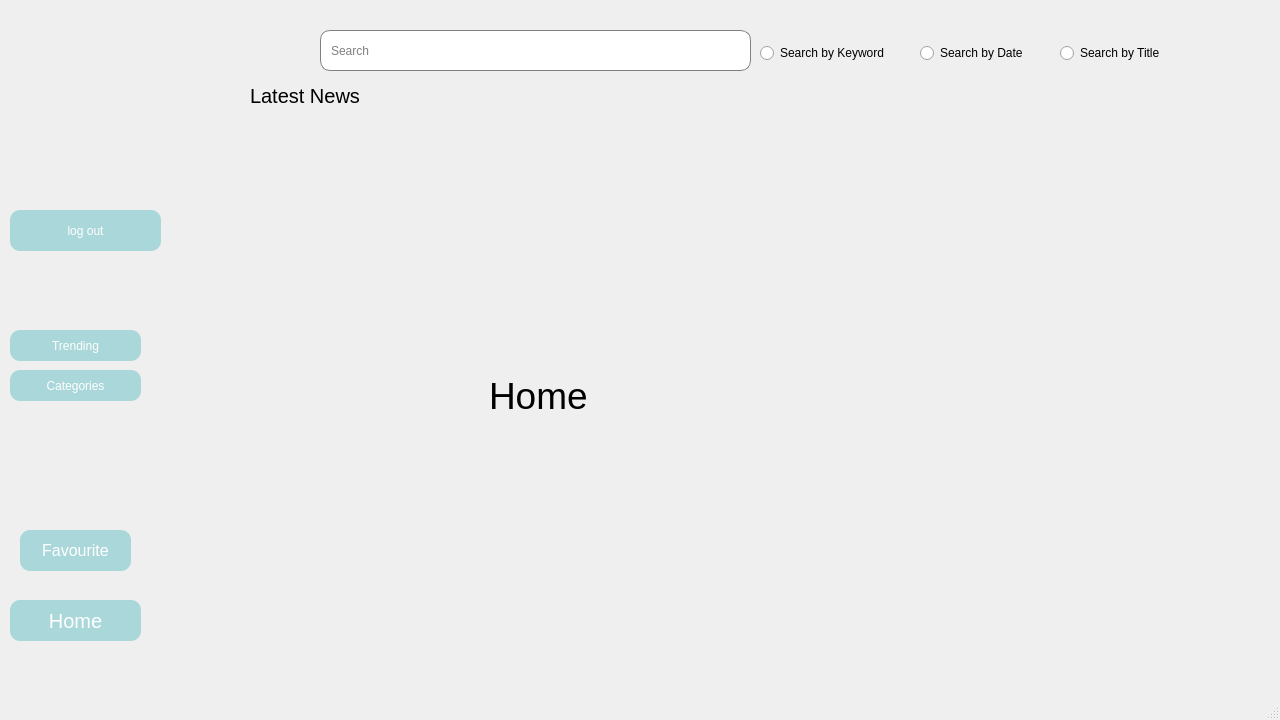
<?xml version="1.0" encoding="UTF-8"?>
<ui version="4.0">
 <class>UserWindow</class>
 <widget class="QMainWindow" name="UserWindow">
  <property name="geometry">
   <rect>
    <x>0</x>
    <y>0</y>
    <width>1280</width>
    <height>720</height>
   </rect>
  </property>
  <property name="windowTitle">
   <string>MainWindow</string>
  </property>
  <widget class="QWidget" name="centralwidget">
   <widget class="QPushButton" name="Trending">
    <property name="geometry">
     <rect>
      <x>10</x>
      <y>330</y>
      <width>131</width>
      <height>31</height>
     </rect>
    </property>
    <property name="styleSheet">
     <string notr="true">        QPushButton {  border-radius: 10px; background-color:#AAD7D9;
color:white;}
QPushButton:pressed {  background-color: #92C7CF;color:white;}
</string>
    </property>
    <property name="text">
     <string>Trending</string>
    </property>
   </widget>
   <widget class="QPushButton" name="search">
    <property name="geometry">
     <rect>
      <x>690</x>
      <y>20</y>
      <width>71</width>
      <height>61</height>
     </rect>
    </property>
    <property name="styleSheet">
     <string notr="true">QPushButton {
  qproperty-icon: url(:/image/icons8-search-30.png);
    border: none;
}

</string>
    </property>
    <property name="text">
     <string/>
    </property>
    <property name="iconSize">
     <size>
      <width>200</width>
      <height>200</height>
     </size>
    </property>
   </widget>
   <widget class="QLabel" name="label_4">
    <property name="geometry">
     <rect>
      <x>250</x>
      <y>80</y>
      <width>171</width>
      <height>31</height>
     </rect>
    </property>
    <property name="font">
     <font>
      <pointsize>15</pointsize>
     </font>
    </property>
    <property name="text">
     <string>Latest News </string>
    </property>
   </widget>
   <widget class="QRadioButton" name="keyword">
    <property name="geometry">
     <rect>
      <x>760</x>
      <y>40</y>
      <width>161</width>
      <height>26</height>
     </rect>
    </property>
    <property name="text">
     <string>Search by Keyword</string>
    </property>
   </widget>
   <widget class="QPushButton" name="Home">
    <property name="geometry">
     <rect>
      <x>10</x>
      <y>600</y>
      <width>131</width>
      <height>41</height>
     </rect>
    </property>
    <property name="font">
     <font>
      <pointsize>15</pointsize>
     </font>
    </property>
    <property name="styleSheet">
     <string notr="true">        QPushButton {  border-radius: 10px; background-color:#AAD7D9;
color:white;}
QPushButton:pressed {  background-color: #92C7CF;color:white;}
</string>
    </property>
    <property name="text">
     <string>Home</string>
    </property>
   </widget>
   <widget class="QPushButton" name="favourote">
    <property name="geometry">
     <rect>
      <x>20</x>
      <y>530</y>
      <width>111</width>
      <height>41</height>
     </rect>
    </property>
    <property name="font">
     <font>
      <pointsize>12</pointsize>
     </font>
    </property>
    <property name="styleSheet">
     <string notr="true">        QPushButton {  border-radius: 10px; background-color:#AAD7D9;
color:white;}
QPushButton:pressed {  background-color: #92C7CF;color:white;}
</string>
    </property>
    <property name="text">
     <string>Favourite</string>
    </property>
   </widget>
   <widget class="QRadioButton" name="Title">
    <property name="geometry">
     <rect>
      <x>1060</x>
      <y>40</y>
      <width>131</width>
      <height>26</height>
     </rect>
    </property>
    <property name="text">
     <string>Search by Title</string>
    </property>
   </widget>
   <widget class="QStackedWidget" name="stackedWidget">
    <property name="geometry">
     <rect>
      <x>189</x>
      <y>120</y>
      <width>1061</width>
      <height>521</height>
     </rect>
    </property>
    <property name="currentIndex">
     <number>0</number>
    </property>
    <widget class="QWidget" name="page">
     <widget class="QLabel" name="label">
      <property name="geometry">
       <rect>
        <x>300</x>
        <y>240</y>
        <width>441</width>
        <height>71</height>
       </rect>
      </property>
      <property name="font">
       <font>
        <pointsize>28</pointsize>
       </font>
      </property>
      <property name="text">
       <string>Home</string>
      </property>
     </widget>
    </widget>
    <widget class="QWidget" name="page_4"/>
    <widget class="QWidget" name="page_2">
     <widget class="QLabel" name="label_2">
      <property name="geometry">
       <rect>
        <x>420</x>
        <y>130</y>
        <width>411</width>
        <height>91</height>
       </rect>
      </property>
      <property name="font">
       <font>
        <pointsize>28</pointsize>
       </font>
      </property>
      <property name="text">
       <string>Categories</string>
      </property>
     </widget>
    </widget>
    <widget class="QWidget" name="page_3">
     <widget class="QLabel" name="label_3">
      <property name="geometry">
       <rect>
        <x>350</x>
        <y>220</y>
        <width>491</width>
        <height>71</height>
       </rect>
      </property>
      <property name="font">
       <font>
        <pointsize>28</pointsize>
       </font>
      </property>
      <property name="text">
       <string>News information</string>
      </property>
     </widget>
    </widget>
   </widget>
   <widget class="QLineEdit" name="lineEdit">
    <property name="geometry">
     <rect>
      <x>320</x>
      <y>30</y>
      <width>431</width>
      <height>41</height>
     </rect>
    </property>
    <property name="styleSheet">
     <string notr="true">/*QLineEdit { 
    border-radius: 15px; 
    border: 1px solid #cccccc;
    padding: 2px;
}*/
QLineEdit {
  border: 1px solid gray;
  border-radius: 10px;
  padding: 0 8px;
  background: white;
}
</string>
    </property>
    <property name="text">
     <string/>
    </property>
    <property name="placeholderText">
     <string>Search </string>
    </property>
   </widget>
   <widget class="QPushButton" name="Categories">
    <property name="geometry">
     <rect>
      <x>10</x>
      <y>370</y>
      <width>131</width>
      <height>31</height>
     </rect>
    </property>
    <property name="styleSheet">
     <string notr="true">        QPushButton {  border-radius: 10px; background-color:#AAD7D9;
color:white;}
QPushButton:pressed {  background-color: #92C7CF;color:white;}
</string>
    </property>
    <property name="text">
     <string>Categories</string>
    </property>
   </widget>
   <widget class="QRadioButton" name="Date">
    <property name="geometry">
     <rect>
      <x>920</x>
      <y>40</y>
      <width>131</width>
      <height>26</height>
     </rect>
    </property>
    <property name="text">
     <string>Search by Date</string>
    </property>
   </widget>
   <widget class="QPushButton" name="logout_btn">
    <property name="geometry">
     <rect>
      <x>10</x>
      <y>210</y>
      <width>151</width>
      <height>41</height>
     </rect>
    </property>
    <property name="styleSheet">
     <string notr="true">        QPushButton {  border-radius: 10px; background-color:#AAD7D9;
color:white;}
QPushButton:pressed {  background-color: #92C7CF;color:white;}
</string>
    </property>
    <property name="text">
     <string>log out</string>
    </property>
   </widget>
   <zorder>Trending</zorder>
   <zorder>label_4</zorder>
   <zorder>keyword</zorder>
   <zorder>Home</zorder>
   <zorder>favourote</zorder>
   <zorder>Title</zorder>
   <zorder>stackedWidget</zorder>
   <zorder>lineEdit</zorder>
   <zorder>Categories</zorder>
   <zorder>Date</zorder>
   <zorder>search</zorder>
   <zorder>logout_btn</zorder>
  </widget>
  <widget class="QMenuBar" name="menubar">
   <property name="geometry">
    <rect>
     <x>0</x>
     <y>0</y>
     <width>1280</width>
     <height>25</height>
    </rect>
   </property>
  </widget>
  <widget class="QStatusBar" name="statusbar"/>
 </widget>
 <resources/>
 <connections/>
</ui>
